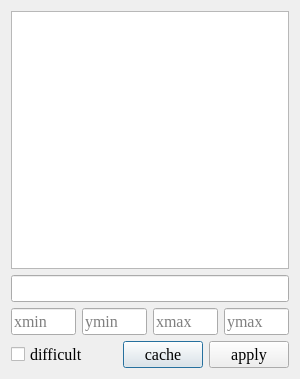
<?xml version="1.0" encoding="UTF-8"?>
<ui version="4.0">
 <class>dialog_add_annotation</class>
 <widget class="QDialog" name="dialog_add_annotation">
  <property name="geometry">
   <rect>
    <x>0</x>
    <y>0</y>
    <width>300</width>
    <height>379</height>
   </rect>
  </property>
  <property name="font">
   <font>
    <family>Times New Roman</family>
    <pointsize>12</pointsize>
   </font>
  </property>
  <property name="windowTitle">
   <string>Add annotation manually</string>
  </property>
  <layout class="QVBoxLayout" name="verticalLayout">
   <item>
    <widget class="QListWidget" name="listWidget_category"/>
   </item>
   <item>
    <widget class="QLineEdit" name="lineEdit_category">
     <property name="readOnly">
      <bool>true</bool>
     </property>
    </widget>
   </item>
   <item>
    <layout class="QHBoxLayout" name="horizontalLayout">
     <item>
      <widget class="QLineEdit" name="lineEdit_xmin">
       <property name="inputMethodHints">
        <set>Qt::ImhDigitsOnly</set>
       </property>
       <property name="placeholderText">
        <string>xmin</string>
       </property>
      </widget>
     </item>
     <item>
      <widget class="QLineEdit" name="lineEdit_ymin">
       <property name="inputMethodHints">
        <set>Qt::ImhDigitsOnly</set>
       </property>
       <property name="placeholderText">
        <string>ymin</string>
       </property>
      </widget>
     </item>
     <item>
      <widget class="QLineEdit" name="lineEdit_xmax">
       <property name="inputMethodHints">
        <set>Qt::ImhDigitsOnly</set>
       </property>
       <property name="placeholderText">
        <string>xmax</string>
       </property>
      </widget>
     </item>
     <item>
      <widget class="QLineEdit" name="lineEdit_ymax">
       <property name="inputMethodHints">
        <set>Qt::ImhDigitsOnly</set>
       </property>
       <property name="placeholderText">
        <string>ymax</string>
       </property>
       <property name="cursorMoveStyle">
        <enum>Qt::LogicalMoveStyle</enum>
       </property>
      </widget>
     </item>
    </layout>
   </item>
   <item>
    <layout class="QHBoxLayout" name="horizontalLayout_2">
     <item>
      <widget class="QCheckBox" name="checkBox_difficult">
       <property name="minimumSize">
        <size>
         <width>0</width>
         <height>0</height>
        </size>
       </property>
       <property name="maximumSize">
        <size>
         <width>100</width>
         <height>16777215</height>
        </size>
       </property>
       <property name="text">
        <string>difficult</string>
       </property>
      </widget>
     </item>
     <item>
      <spacer name="horizontalSpacer">
       <property name="orientation">
        <enum>Qt::Horizontal</enum>
       </property>
       <property name="sizeHint" stdset="0">
        <size>
         <width>40</width>
         <height>20</height>
        </size>
       </property>
      </spacer>
     </item>
     <item>
      <widget class="QPushButton" name="pushButton_cache">
       <property name="minimumSize">
        <size>
         <width>80</width>
         <height>0</height>
        </size>
       </property>
       <property name="maximumSize">
        <size>
         <width>80</width>
         <height>16777215</height>
        </size>
       </property>
       <property name="text">
        <string>cache</string>
       </property>
       <property name="icon">
        <iconset resource="icon.qrc">
         <normaloff>:/icons/icons/关闭_close-one.svg</normaloff>:/icons/icons/关闭_close-one.svg</iconset>
       </property>
      </widget>
     </item>
     <item>
      <widget class="QPushButton" name="pushButton_apply">
       <property name="minimumSize">
        <size>
         <width>80</width>
         <height>0</height>
        </size>
       </property>
       <property name="maximumSize">
        <size>
         <width>80</width>
         <height>16777215</height>
        </size>
       </property>
       <property name="text">
        <string>apply</string>
       </property>
       <property name="icon">
        <iconset resource="icon.qrc">
         <normaloff>:/icons/icons/校验_check-one.svg</normaloff>:/icons/icons/校验_check-one.svg</iconset>
       </property>
      </widget>
     </item>
    </layout>
   </item>
  </layout>
 </widget>
 <resources>
  <include location="icon.qrc"/>
 </resources>
 <connections/>
</ui>
